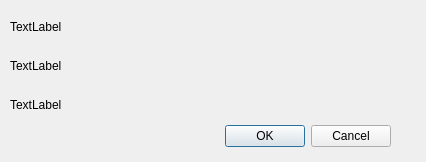
<?xml version="1.0" encoding="UTF-8"?>
<ui version="4.0">
 <class>Dialog</class>
 <widget class="QDialog" name="Dialog">
  <property name="geometry">
   <rect>
    <x>0</x>
    <y>0</y>
    <width>426</width>
    <height>162</height>
   </rect>
  </property>
  <property name="windowTitle">
   <string>Lab Control System</string>
  </property>
  <property name="windowIcon">
   <iconset>
    <normaloff>images/tools.png</normaloff>images/tools.png</iconset>
  </property>
  <widget class="QDialogButtonBox" name="buttonBox">
   <property name="geometry">
    <rect>
     <x>50</x>
     <y>120</y>
     <width>341</width>
     <height>32</height>
    </rect>
   </property>
   <property name="orientation">
    <enum>Qt::Horizontal</enum>
   </property>
   <property name="standardButtons">
    <set>QDialogButtonBox::Cancel|QDialogButtonBox::Ok</set>
   </property>
  </widget>
  <widget class="QWidget" name="verticalLayoutWidget">
   <property name="geometry">
    <rect>
     <x>10</x>
     <y>10</y>
     <width>411</width>
     <height>111</height>
    </rect>
   </property>
   <layout class="QVBoxLayout" name="verticalLayout">
    <item>
     <widget class="QLabel" name="label">
      <property name="text">
       <string>TextLabel</string>
      </property>
     </widget>
    </item>
    <item>
     <widget class="QLabel" name="label_3">
      <property name="text">
       <string>TextLabel</string>
      </property>
     </widget>
    </item>
    <item>
     <widget class="QLabel" name="label_2">
      <property name="text">
       <string>TextLabel</string>
      </property>
     </widget>
    </item>
   </layout>
  </widget>
 </widget>
 <resources/>
 <connections>
  <connection>
   <sender>buttonBox</sender>
   <signal>accepted()</signal>
   <receiver>Dialog</receiver>
   <slot>accept()</slot>
   <hints>
    <hint type="sourcelabel">
     <x>248</x>
     <y>254</y>
    </hint>
    <hint type="destinationlabel">
     <x>157</x>
     <y>274</y>
    </hint>
   </hints>
  </connection>
  <connection>
   <sender>buttonBox</sender>
   <signal>rejected()</signal>
   <receiver>Dialog</receiver>
   <slot>reject()</slot>
   <hints>
    <hint type="sourcelabel">
     <x>316</x>
     <y>260</y>
    </hint>
    <hint type="destinationlabel">
     <x>286</x>
     <y>274</y>
    </hint>
   </hints>
  </connection>
 </connections>
</ui>
